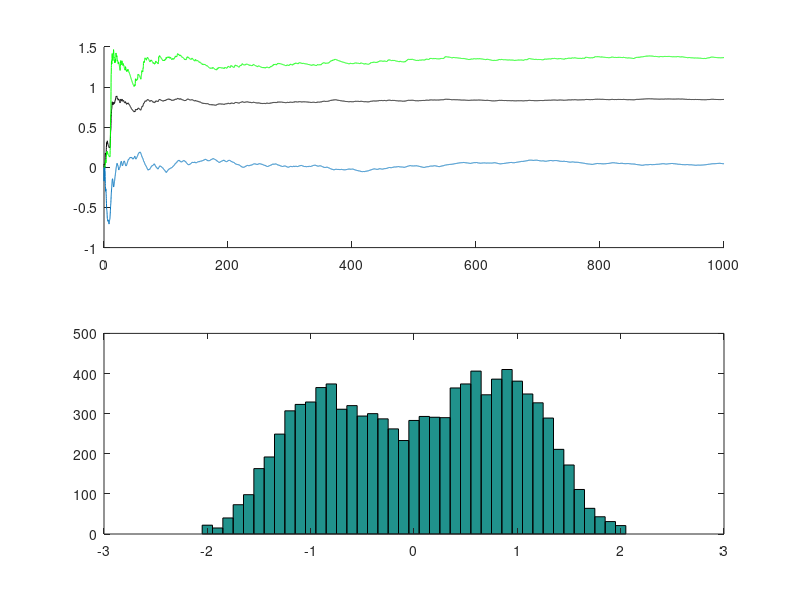

The MATLAB source for this figure:
clear all
clc

Tmax = 1000;
dt = 0.1;
epsilon = 0.1;

T = linspace(0,Tmax,Tmax/dt);
X = zeros(1,length(T));
dW = randn(1,length(T));
m = zeros(1,length(T));
v = zeros(1,length(T));
k = zeros(1,length(T));
Y = linspace(-2,2,41);

X(1) = 0.0;
for i = 2:length(T)
    % part i
    %X(i) = X(i-1) - X(i-1)*dt + sqrt(dt)*dW(i);
    % part iii
    X(i) = X(i-1) + (X(i-1)-X(i-1)^3)*dt + sqrt(dt)*dW(i);
end

for j = 1:length(T)
    m(j) = mean(X(1:j));
    v(j) = moment(X(1:j),2);
    k(j) = moment(X(1:j),4);
    j
end

figure
subplot(2,1,1);
hold on
    plot(T,m)
    plot(T,v, 'Color', 'black')
    plot(T,k, 'Color', 'green')
hold off

subplot(2,1,2);
hist(X,Y)